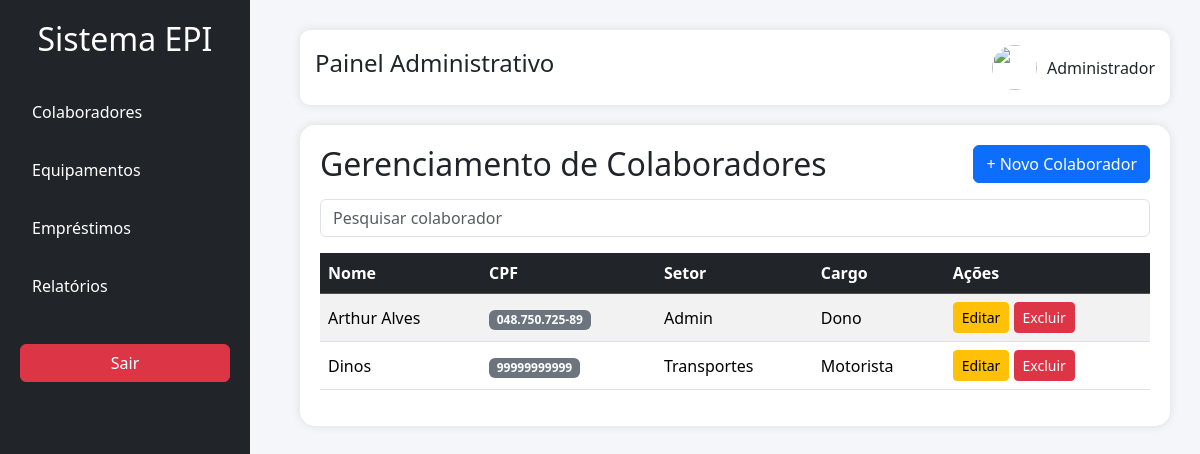
The app's page /colaboradores/ (signed in) with its own data.
### colaboradores/models.py (models this page shows, shortened)
class Colaborador(models.Model):
    nome = models.CharField(max_length=100)
    cpf = models.CharField(max_length=14)
    setor = models.CharField(max_length=50)
    cargo = models.CharField(max_length=50)
    telefone = models.CharField(max_length=20)
    email = models.EmailField()

### colaboradores/views.py (the view)
@login_required
def listar_colaboradores(request):
    busca = request.GET.get('buscar')
    if busca:
        colaboradores = Colaborador.objects.filter(nome__icontains=busca)
    else:
        colaboradores = Colaborador.objects.all()
    return render(request, 'colaboradores/listar.html', {
        'colaboradores': colaboradores
    })

### templates/colaboradores/listar.html
{% extends 'base.html' %}
{% block content %}
<div class="d-flex justify-content-between align-items-center mb-3">
    <h2 class="mb-0">Gerenciamento de Colaboradores</h2>
    <a href="/cadastrar/" class="btn btn-primary">
        + Novo Colaborador
    </a>
</div>
<form method="GET" class="mb-3">
    <input
        type="text"
        name="buscar"
        class="form-control"
        placeholder="Pesquisar colaborador"
        value="{{ request.GET.buscar }}"
    >
</form>
<table class="table table-hover table-striped align-middle">
    <thead class="table-dark">
        <tr>
            <th>Nome</th>
            <th>CPF</th>
            <th>Setor</th>
            <th>Cargo</th>
            <th>Ações</th>
        </tr>
    </thead>
    <tbody>
        {% for colaborador in colaboradores %}
        <tr>
            <td>{{ colaborador.nome }}</td>
            <td>
                <span class="badge bg-secondary">
                    {{ colaborador.cpf }}
                </span>
            </td>
            <td>{{ colaborador.setor }}</td>
            <td>{{ colaborador.cargo }}</td>
            <td>
                <a
                    href="/editar/{{ colaborador.id }}/"
                    class="btn btn-warning btn-sm"
                >
                    Editar
                </a>
                <a
                    href="/excluir/{{ colaborador.id }}/"
                    class="btn btn-danger btn-sm"
                    onclick="return confirm('Tem certeza que deseja excluir este colaborador?');"
                >
                    Excluir
                </a>
            </td>
        </tr>
        {% empty %}
        <tr>
            <td colspan="5" class="text-center">
                Nenhum colaborador encontrado.
            </td>
        </tr>
        {% endfor %}
    </tbody>
</table>
{% endblock %}

### templates/base.html (style rules this page uses)
body { margin:0; padding:0; background:#f4f6f9; }

### records on screen
Colaborador: nome "Arthur Alves", cpf "048.750.725-89", setor "Admin", cargo "Dono"
Colaborador: nome "Dinos", cpf "99999999999", setor "Transportes", cargo "Motorista"
